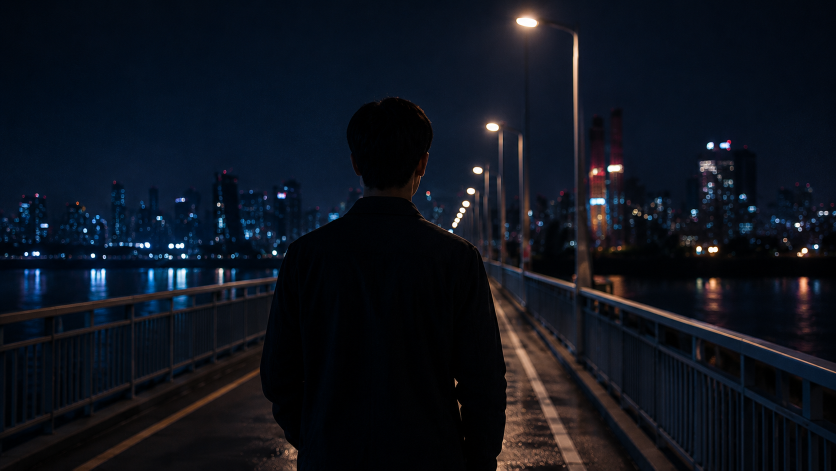
#> input picture references/stary 광고 씬 모음/scene1.png, 1672 x 941 px, found by its file name (shown at 1/2 size)
$ python cinematic.py
#> lines starting #> are read from the running program, lines starting #| are printed output that depends on the picture
"""STARY 시네마틱 쇼츠 광고 렌더러 — 9:16 1080x1920 · 24fps · 40초 · 무자막 · 앱 화면 없음.

스토리(설정 설명 없이 감정선만 — 궁금함 → 경이 → 그리움 → 희망):
  A  0.0– 5.0  밤 다리 위를 걷는 남자(뒷모습) — 따라가는 푸시인
  B  4.6– 9.6  난간에 멈춰 선 그, 도시 위로 별이 하나 둘 뜬다        (생성 클립 scene1.mp4)
  C  9.4–13.4  다섯 개의 별 — 그의 시선을 따라 별 쪽으로 팬          (생성 클립 scene2.mp4)
  D 13.4–16.4  금빛 별로 다가가며 빛이 화면을 채운다
  E 16.2–25.4  별 속의 하루들: 노을 속 연인 · 벚꽃 · 불꽃놀이 가족 · 아빠와 아이
  F 25.2–40.0  다시 밤. 그의 앞에서 작은 금빛 빛이 솟아 새 별이 되고, 카메라가 하늘로 → 로고 → 페이드아웃

16:9 소스를 9:16 에 담는 방식: 가로를 넓게 자르고 모자라는 위쪽은 같은 톤의 밤하늘로 확장(extend_sky)
→ 도시는 아래, 별이 뜰 하늘은 위. 확장 하늘의 잔별(StarField)은 이미지 하늘까지 이어 그려 경계를 숨긴다.

소스: git 이력(ab247e3^)의 `references/stary 광고 씬 모음/` 스틸·생성 클립(자동 추출 → build/cinematic/src),
앱 로고 `drawable/logo.webp`, BGM `raw/bgm_forgotten_galaxy.mp3`(2:02.3~ — 조용히 시작해 25초 뒤 가장 커지는 구간),
효과음 `raw/sfx_spark_*.mp3`·`sfx_star_birth.mp3`.

사용:
  python tools/ad/cinematic.py                       # 전체 렌더 → references/stary_cinematic_9x16.mp4
  python tools/ad/cinematic.py --stills 3 12 31 37   # 해당 시각(초) 프레임만 PNG 로(검수용, build/cinematic/stills)
"""
import argparse
import math
import os
import subprocess
import sys

import numpy as np
from PIL import Image, ImageDraw
from scipy.io import wavfile
from scipy.ndimage import gaussian_filter, gaussian_filter1d
from scipy.signal import butter, sosfilt

ROOT = os.path.abspath(os.path.join(os.path.dirname(__file__), "..", ".."))
WORK = os.path.join(ROOT, "build", "cinematic")
SRC = os.path.join(WORK, "src")
RAW = os.path.join(ROOT, "androidApp", "src", "main", "res", "raw")
LOGO = os.path.join(ROOT, "androidApp", "src", "main", "res", "drawable", "logo.webp")
OUT = os.path.join(ROOT, "references", "stary_cinematic_9x16.mp4")
GIT_REV = "ab247e3^"
GIT_DIR = "references/stary 광고 씬 모음/"

W, H, FPS, DUR = 1080, 1920, 24, 40.0
NF = int(DUR * FPS)
SR = 48000

BGM = "bgm_forgotten_galaxy.mp3"
BGM_OFFSET = 122.3

# ---- 타임라인(초) -------------------------------------------------------------------------------
T_A = (0.0, 5.0)
T_B = (4.6, 9.64)       # scene1.mp4 121프레임
T_C = (9.4, 13.4)       # scene2.mp4 96프레임
T_D = (13.4, 16.45)
T_E1 = (16.15, 18.55)
T_E2 = (18.35, 20.55)
T_E3 = (20.35, 22.75)
T_E4 = (22.55, 25.45)
T_F = (25.2, 40.0)
RISE_T0, BLOOM_T = 29.6, 32.8       # 금빛 빛이 솟기 시작 / 별로 피어나는 순간
LOGO_T0 = 35.6
FADE_OUT = (38.9, 40.0)
SPARK_TIMES = [T_B[0] + 0.5, T_B[0] + 1.6, T_B[0] + 1.95, T_C[0] + 0.35]


# ---- 소스 -------------------------------------------------------------------------------------
def src(name):
    """git 이력에서 광고 소스를 한 번만 꺼내 캐시한다(원본 자산은 references 에서 정리됨)."""
    p = os.path.join(SRC, name.replace("/", "_"))
    if not os.path.exists(p):
        os.makedirs(SRC, exist_ok=True)
        data = subprocess.run(["git", "-C", ROOT, "show", f"{GIT_REV}:{GIT_DIR}{name}"],
                              capture_output=True, check=True).stdout
        with open(p, "wb") as f:
            f.write(data)
    return p


def load_rgb(path):
    return np.asarray(Image.open(path).convert("RGB"))


# ---- 수학 -------------------------------------------------------------------------------------
def clamp01(x):
    return min(1.0, max(0.0, x))


def ramp(t, t0, t1):
    return clamp01((t - t0) / (t1 - t0))


def smooth(x):
    x = clamp01(x)
    return x * x * (3 - 2 * x)


def ease_io(x):
    x = clamp01(x)
    return 0.5 - 0.5 * math.cos(math.pi * x)


def ease_out(x):
    x = clamp01(x)
    return 1 - (1 - x) ** 3


def ease_in(x):
    x = clamp01(x)
    return x ** 3


def lerp(a, b, t):
    return a + (b - a) * t


def hexc(h):
    h = h.lstrip("#")
    return np.array([int(h[i:i + 2], 16) for i in (0, 2, 4)], np.float32) / 255


# 앱 StarStyle 팔레트에서 고른 별 색
GOLD = hexc("FFD54F")
AMBER = hexc("FFB74D")
BLUE = hexc("64B5F6")
CORAL = hexc("FF8A65")
ICE = hexc("B3E5FC")
WARM_WHITE = np.array([1.0, 0.93, 0.80], np.float32)


# ---- 하늘 확장 · 카메라 -------------------------------------------------------------------------
def extend_sky(img, ext, zenith_mul=0.45, state=None, feather=24, decay=90.0):
    """이미지 위로 ext 픽셀만큼 같은 톤의 밤하늘을 잇는다.
    이음새 색 = 맨 윗줄을 가로로 흐린 값. 가로등 번짐 같은 밝은 부분(excess)은 위로 decay px 만에 사라지고,
    바탕은 천정색(zenith)으로 어두워진다. feather 줄만큼 원본 윗부분을 이음새 색과 섞어 경계를 숨긴다."""
    top = img[:10].astype(np.float32).mean(0)
    top = gaussian_filter1d(top, sigma=img.shape[1] * 0.06, axis=0, mode="nearest")
    if state is not None:  # 영상 소스는 프레임마다 윗줄이 떨리므로 지수 평활
        if "top" in state:
            top = state["top"] * 0.85 + top * 0.15
        state["top"] = top
    base = np.median(top, 0)
    excess = top - base
    zen = base * zenith_mul + np.array([1.0, 1.5, 4.0], np.float32)
    dd = np.arange(ext, 0, -1, dtype=np.float32)[:, None, None]
    wgt = (dd / ext) ** 1.15
    sky = base * (1 - wgt) + zen * wgt + excess[None] * np.exp(-dd / decay)
    out = np.concatenate([np.clip(sky, 0, 255).astype(np.uint8), img], 0)
    a = np.linspace(0, 1, feather, dtype=np.float32)
    a = (a * a * (3 - 2 * a))[:, None, None]
    out[ext:ext + feather] = (top[None] * (1 - a) + img[:feather].astype(np.float32) * a).astype(np.uint8)
    return out


class Cam:
    """캔버스 좌표계 → 1080x1920 화면. 앵커 P(캔버스)가 화면점 F 에 오도록 zoom 배율로 자른다."""

    def __init__(self, canvas_w, canvas_h):
        self.cw, self.ch = canvas_w, canvas_h

    # [8 lines left out: function box, not called in this run]


def view(pil, box):
    im = pil.resize((W, H), Image.BICUBIC, box=box)
    return np.asarray(im, np.float32) / 255


def to_screen(box, z, x, y):
    return (x - box[0]) * z, (y - box[1]) * z


# ---- 별 그리기 --------------------------------------------------------------------------------
class StarField:
    """잔별(가산). 캔버스 좌표로 만들고 화면으로 투영해 카메라와 함께 움직인다."""

    def __init__(self, seed, x0, x1, y0, y1, n, canvas=None, reject=None, dens_top=2.2, faint=0.10, bright_pow=7):
        rng = np.random.default_rng(seed)
        xs, ys = [], []
        lum = None
        if canvas is not None:
            lum = canvas.astype(np.float32).mean(-1) / 255
            lum = gaussian_filter(lum, 3)
        tries = 0
        while len(xs) < n and tries < n * 40:
            tries += 1
            x, y = rng.uniform(x0, x1), rng.uniform(y0, y1)
            # 위로 갈수록 촘촘(도시 광공해 느낌)
            p = (1 + (dens_top - 1) * (1 - (y - y0) / max(1, y1 - y0))) / dens_top
            if rng.random() > p:
                continue
            if lum is not None and lum[int(y), int(x)] > 0.075:
                continue
            if reject is not None and reject(x, y):
                continue
            xs.append(x)
            ys.append(y)
        m = len(xs)
        self.x = np.array(xs, np.float32)
        self.y = np.array(ys, np.float32)
        u = rng.random(m)
        self.b = (faint + 0.9 * u ** bright_pow).astype(np.float32)          # 대부분 희미, 소수만 밝게
        self.s = (0.55 + 0.65 * self.b).astype(np.float32)
        tint = rng.random(m)
        self.col = np.stack([np.where(tint < 0.3, 0.80, 1.0), np.full(m, 0.92),
                             np.where(tint > 0.75, 0.78, 1.0)], 1).astype(np.float32)
        self.tf = rng.uniform(0.25, 1.1, m).astype(np.float32)
        self.tp = rng.uniform(0, 6.28, m).astype(np.float32)
        self.td = rng.uniform(0.15, 0.55, m).astype(np.float32)

    # [89 lines left out: functions draw, draw_star, draw_trail, ring, not called in this run]


# ---- 후처리 ----------------------------------------------------------------------------------
_rng = np.random.default_rng(3)
_GRAIN = [np.asarray(Image.fromarray(((_rng.standard_normal((H // 2, W // 2)) * 40) + 128).clip(0, 255)
                                     .astype(np.uint8)).resize((W, H), Image.BILINEAR), np.float32) / 255 - 0.502
          for _ in range(12)]
_yy, _xx = np.mgrid[0:H, 0:W].astype(np.float32)
_rr = np.sqrt(((_xx - W / 2) / (W / 2)) ** 2 * 0.8 + ((_yy - H / 2) / (H / 2)) ** 2)
VIGNETTE = (1 - 0.30 * np.clip(_rr / 1.25, 0, 1) ** 2.4)[..., None].astype(np.float32)
YY, XX = _yy, _xx
del _rr


# [8 lines left out: function blur_small, not called in this run]


def bloom(img, thresh, amount, sigma=9.0):
    hi = np.clip(img - thresh, 0, None)
    return img + blur_small(hi, 4, sigma) * amount


# [21 lines left out: functions grade_night, grade_memory, finish, not called in this run]


# ---- 클립 리더 --------------------------------------------------------------------------------
class Clip:
    """ffmpeg 로 잘라·키워 순차로 읽는다. 뒤로 가면 해당 프레임부터 다시 연다."""

    def __init__(self, name, x0, cw, out_w, out_h, start=0.0, src_h=None):
        self.path = src(name)
        self.vf = f"crop={cw}:ih:{x0}:0,scale={out_w}:{out_h}:flags=lanczos"
        self.w, self.h = out_w, out_h
        self.start = start
        self.proc = None
        self.idx = -1
        self.cur = None

    # [20 lines left out: functions _open, get, not called in this run]


# ---- 샷 ------------------------------------------------------------------------------------
class ShotA:
    """다리 위를 걷는 뒷모습(scene1.png) — 걸음 박자 흔들림을 섞은 푸시인."""

    def __init__(self):
        img = load_rgb(src("scene1.png"))  # 1672x941
#> in load_rgb, returned value is the input picture: shape (941, 1672, 3); mean R, G, B 15, 19.8, 29.1
        x0, cw = 330, 870
        s = W / cw
        plate = np.asarray(Image.fromarray(img[:, x0:x0 + cw]).resize((W, round(img.shape[0] * s)), Image.LANCZOS))
        self.ext = H - plate.shape[0] + 20
        canvas = extend_sky(plate, self.ext)
        self.pil = Image.fromarray(canvas)
        self.cam = Cam(W, canvas.shape[0])
        self.s, self.x0 = s, x0
        self.P = ((765 - x0) * s, self.ext + 420 * s)   # 목덜미
        self.F = (W / 2, self.P[1] - (canvas.shape[0] - H))
        self.stars = StarField(11, 0, W, 0, self.ext + 175 * s, 330, canvas)

    # [9 lines left out: function render, not called in this run]


class ShotClipSky:
    """생성 클립 + 하늘 확장. pan: (cx0, cx1) 캔버스 x 중심 이동, zoom: (z0, z1)."""

    def __init__(self, name, x0, cw, scale, headroom, pan, zoom, seed, star_limit_y, t_range, reject=None,
                 n_stars=380, feather=170, star_kw=None):
        self.out_w = round(cw * scale / 2) * 2
        self.img_h = round(1080 * scale / 2) * 2
        self.clip = Clip(name, x0, cw, self.out_w, self.img_h)
        self.ext = H - self.img_h + headroom
        self.cam = Cam(self.out_w, self.ext + self.img_h)
        self.pan, self.zoom = pan, zoom
        self.state = {}
        self.t0, self.t1 = t_range
        self.feather = feather
        first = self.clip.get(0)
        canvas0 = extend_sky(first, self.ext, state={}, feather=feather)
        self.stars = StarField(seed, 0, self.out_w, 0, self.ext + star_limit_y * scale, n_stars, canvas0, reject,
                               **(star_kw or {}))
        self.last_canvas = None

    def canvas(self, i):
        fr = self.clip.get(i)
        return extend_sky(fr, self.ext, state=self.state, feather=self.feather)

    # [15 lines left out: functions cam_at, render, not called in this run]


class ShotD:
    """C 의 마지막 프레임에서 금빛 별로 밀고 들어가 빛이 화면을 채운다."""

    # [33 lines left out: functions __init__, render, not called in this run]


class ShotStill:
    """회상용 스틸(Ken Burns). crop=(x0, cw) 원본 px, 캔버스 높이 1920."""

    # [12 lines left out: functions __init__, render, not called in this run]


class ShotMemClip:
    # [13 lines left out: functions __init__, render, not called in this run]


# scene2.png 속 남자 실루엣(원본 px) — 솟는 빛을 그의 몸 뒤로 가리는 데 쓴다
MAN_POLY = [(482, 941), (488, 800), (498, 720), (512, 650), (532, 600), (560, 560), (620, 525), (688, 497),
            (688, 480), (676, 455), (662, 425), (655, 385), (657, 340), (672, 305), (705, 286), (745, 280),
            (790, 287), (825, 305), (845, 335), (848, 375), (840, 410), (830, 440), (815, 468), (800, 488),
            (800, 497), (840, 512), (890, 538), (928, 572), (950, 620), (965, 690), (975, 780), (985, 941)]


class ShotF:
    """다시 밤(scene2.png). 강물 일렁임 · 기존 별 5개 · 솟는 금빛 빛 → 새 별 · 틸트업 · 로고."""

    # [49 lines left out: function __init__, not called in this run]

    def c(self, x, y):
        """원본 scene2.png px → 캔버스 px."""
        return (x - self.x0) * self.s, self.ext + y * self.s

    # [96 lines left out: functions cam_at, water, render, not called in this run]


# ---- 합성 ------------------------------------------------------------------------------------
class Film:
    def __init__(self):
        self.A = ShotA()
#> in __init__, `plate = np.asarray(Image.fromarray(img[:, x0:x0 + cw]).resize((W, roun..`:
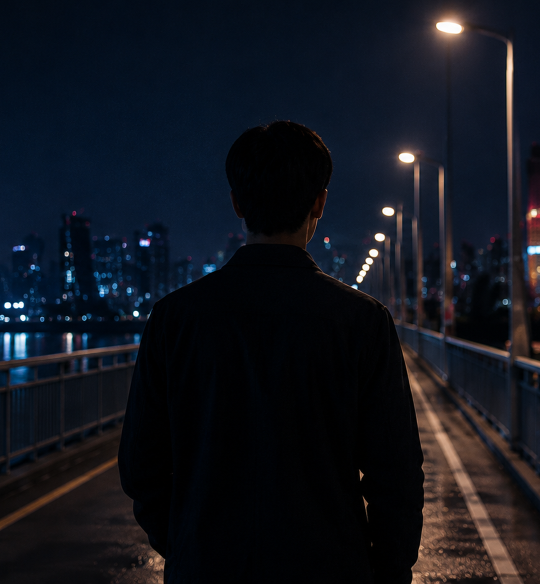
#> plate: shape (1168, 1080, 3) (shown at 1/2 size); mean R, G, B 18, 21.1, 29
#> in extend_sky, `top = img[:10].astype(np.float32).mean(0)`: top = 1080 rows, first 8: [2.7, 10.2, 20.1], [2.5, 9.9, 19.8], [2.9, 10.1, 20.2], [2.8, 10.6, 20.3], [2.9, 10.6, 20.3], [3, 10.5, 20.6], [2.7, 10.6, 20], [2.8, 10.5, 20.1]
#> in extend_sky, `top = gaussian_filter1d(top, sigma=img.shape[1] * 0.06, axis=0, mode="..`: top = 1080 rows, first 8: [2.94, 10.55, 20.74], [2.94, 10.56, 20.75], [2.95, 10.56, 20.76], [2.95, 10.57, 20.77], [2.95, 10.58, 20.78], [2.96, 10.58, 20.79], [2.96, 10.59, 20.81], [2.96, 10.59, 20.82]
#> in extend_sky, `base = np.median(top, 0)`: base = [4.54, 13.18, 24.92]
#> in extend_sky, `excess = top - base`: excess = 1080 rows, first 8: [-1.6, -2.62, -4.18], [-1.6, -2.62, -4.17], [-1.59, -2.61, -4.16], [-1.59, -2.61, -4.15], [-1.59, -2.6, -4.14], [-1.58, -2.59, -4.13], [-1.58, -2.59, -4.11], [-1.58, -2.58, -4.1]
#> in extend_sky, `zen = base * zenith_mul + np.array([1.0, 1.5, 4.0], np.float32)`: zen = [3.04, 7.43, 15.21]
#> in extend_sky, `sky = base * (1 - wgt) + zen * wgt + excess[None] * np.exp(-dd / decay)`:
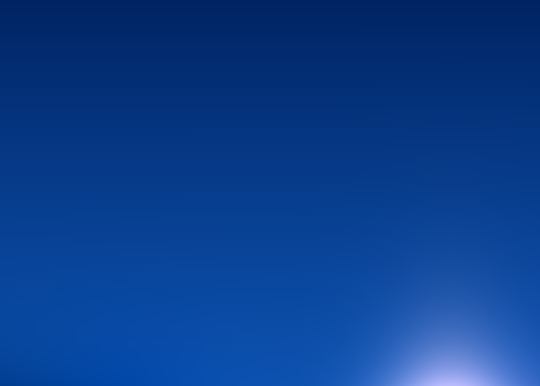
#> sky: shape (772, 1080, 3) float32 (shown at 1/2 size); mean of channels 0, 1, 2 4.3, 10.8, 20.6; drawn with min black and max white
#> in extend_sky, `out = np.concatenate([np.clip(sky, 0, 255).astype(np.uint8), img], 0)`:
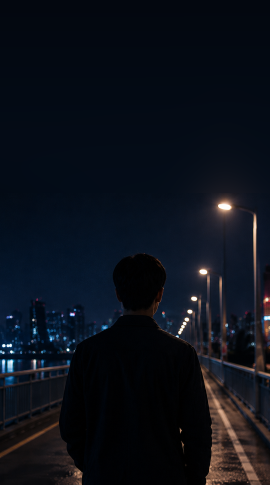
#> out: shape (1940, 1080, 3) (shown at 1/4 size); mean of channels 0, 1, 2 12.4, 16.8, 25.4; drawn as R, G, B
#> in __init__, `lum = canvas.astype(np.float32).mean(-1) / 255`:
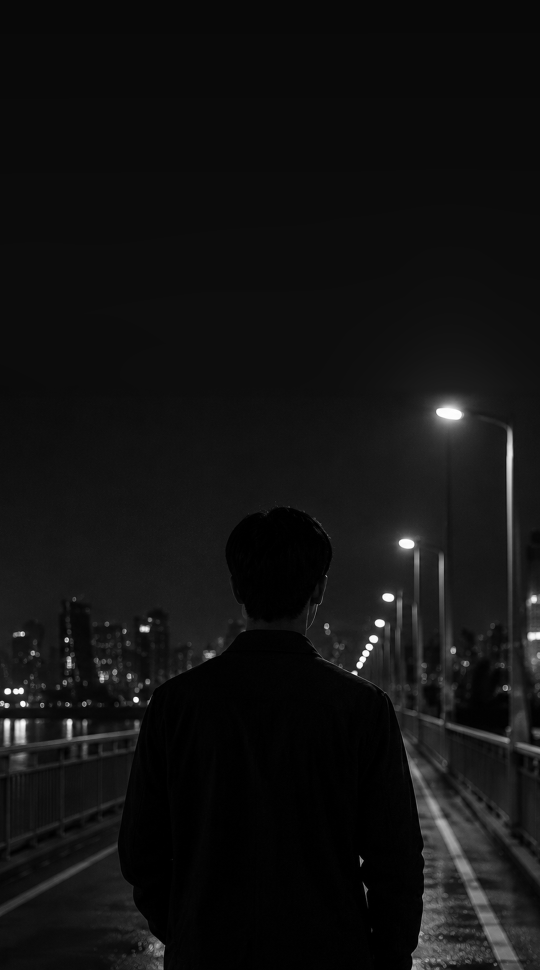
#> lum: shape (1940, 1080) float32 (shown at 1/2 size); min 0, max 1, mean 0.0713
#> after the loop in __init__, `while len(xs) < n and tries < n * 40:`: tries = 461; xs = 330 values, max 1078.7 at index 22, min 16.97 at index 80, mean 516.9; ys = 330 values, max 963.5 at index 87, min 0.579 at index 257, mean 385.4
#> in __init__, `m = len(xs)`: m = 330
#> in __init__, `self.x = np.array(xs, np.float32)`: self.x has the same summary as xs
#> in __init__, `self.y = np.array(ys, np.float32)`: self.y has the same summary as ys
#> in __init__, `u = rng.random(m)`: u = 330 values, max 0.999 at index 318, min 0.000846 at index 217, mean 0.49
#> in __init__, `self.b = (faint + 0.9 * u ** bright_pow).astype(np.float32)`: self.b = 330 values, max 0.991 at index 318, min 0.1 at index 2, mean 0.204
#> in __init__, `self.s = (0.55 + 0.65 * self.b).astype(np.float32)`: self.s = 330 values, max 1.19 at index 318, min 0.615 at index 0, mean 0.683
#> in __init__, `tint = rng.random(m)`: tint = 330 values, max 0.995 at index 116, min 0.0108 at index 315, mean 0.483
#> in __init__, `self.col = np.stack([np.where(tint < 0.3, 0.80, 1.0), np.full(m, 0.92)..`: self.col = 330 rows, first 8: [1, 0.92, 0.78], [0.8, 0.92, 1], [1, 0.92, 0.78], [1, 0.92, 0.78], [0.8, 0.92, 1], [1, 0.92, 0.78], [0.8, 0.92, 1], [0.8, 0.92, 1]
#> in __init__, `self.tf = rng.uniform(0.25, 1.1, m).astype(np.float32)`: self.tf = 330 values, max 1.1 at index 197, min 0.252 at index 282, mean 0.684
#> in __init__, `self.tp = rng.uniform(0, 6.28, m).astype(np.float32)`: self.tp = 330 values, max 6.22 at index 58, min 0.0383 at index 86, mean 3.03
#> in __init__, `self.td = rng.uniform(0.15, 0.55, m).astype(np.float32)`: self.td = 330 values, max 0.548 at index 34, min 0.15 at index 88, mean 0.355
        # scene1.mp4 1916x1080 — 남자 0.36~0.44, 별 0.45~0.78, 워터마크 0.88~ (잘라냄)
        self.B = ShotClipSky("영상/scene1.mp4", x0=300, cw=1250, scale=1.08, headroom=30,
                             pan=(760, 640), zoom=(1.0, 1.06), seed=31, star_limit_y=150, t_range=T_B)
        # scene2.mp4 1920x1080 — 남자 0.21, 별 0.33~0.68, 워터마크 0.906 (잘라냄)
        self.C = ShotClipSky("영상/scene2.mp4", x0=110, cw=1540, scale=1.15, headroom=30,
                             pan=(560, 1190), zoom=(1.0, 1.03), seed=41, star_limit_y=110, t_range=T_C,
                             n_stars=1500, star_kw=dict(dens_top=1.3, faint=0.16, bright_pow=9))
        gold_c = ((1290 - 110) * 1.15, self.C.ext + 158 * 1.15)
        self.D = ShotD(self.C, gold_c)
        self.E1 = ShotStill("scene6-1.png", 470, 720, lambda t: (lerp(560, 760, t / 2.4), H / 2 + 20, lerp(1.0, 1.06, t / 2.4)))
        self.E2 = ShotMemClip("영상/Cherry_blossom_petals_drifting.mp4", 3.98, 560, 470,
                              lambda t: (lerp(600, 660, t / 2.2), H / 2, lerp(1.02, 1.08, t / 2.2)),
                              max_i=48)  # 6.08s 에서 남자 클로즈업으로 컷 → 그 전에서 멈춤
        self.E3 = ShotMemClip("영상/Fireworks_blooming_over_the_ni.mp4", 5.8, 400, 480,
                              lambda t: (640, lerp(H / 2 + 60, H / 2 - 20, t / 2.4), lerp(1.08, 1.0, t / 2.4)))
        self.E4 = ShotStill("scene6-4.png", 0, 1536,
                            lambda t: (lerp(640, 2020, ease_io(t / 2.9)), H / 2, lerp(1.0, 1.05, t / 2.9)))
        self.F = ShotF()

    # [137 lines left out: functions frame, decode, place, env, synth_shimmer, synth_bell_chord and 2 more, not called in this run]


# ---- 메인 -----------------------------------------------------------------------------------
def main():
    ap = argparse.ArgumentParser()
    ap.add_argument("--stills", nargs="*", type=float)
    ap.add_argument("--out", default=OUT)
    ap.add_argument("--audio-only", action="store_true", help="영상은 build/cinematic/video.mp4 재사용, 소리만 다시 입힘")
    args = ap.parse_args()
    os.makedirs(WORK, exist_ok=True)
    vtmp = os.path.join(WORK, "video.mp4")
    atmp = os.path.join(WORK, "audio.wav")
    if args.audio_only:
        build_audio(atmp)
        mux(vtmp, atmp, args.out)
        return
    film = Film()
    if args.stills is not None:
        d = os.path.join(WORK, "stills")
        os.makedirs(d, exist_ok=True)
        for s in args.stills:
            i = min(NF - 1, int(round(s * FPS)))
            Image.fromarray(film.frame(i)).save(os.path.join(d, f"t{s:05.2f}.png"))
            print("still", s)
        return
    build_audio(atmp)
    enc = subprocess.Popen(["ffmpeg", "-v", "error", "-y", "-f", "rawvideo", "-pix_fmt", "rgb24", "-s", f"{W}x{H}",
                            "-r", str(FPS), "-i", "-", "-c:v", "libx264", "-preset", "slow", "-crf", "16",
                            "-x264-params", "aq-mode=3", "-pix_fmt", "yuv420p", vtmp], stdin=subprocess.PIPE)
    for i in range(NF):
        enc.stdin.write(film.frame(i).tobytes())
        if i % 48 == 0:
            print(f"frame {i}/{NF}", flush=True)
    enc.stdin.close()
    enc.wait()
    mux(vtmp, atmp, args.out)


# [5 lines left out: function mux, not called in this run]


if __name__ == "__main__":
    main()
#> (the call stopped at in src, `data = subprocess.run(["git", "-C", ROOT, "show", f"{GIT_REV}:{GIT_DIR..`: subprocess is not available in this run)
